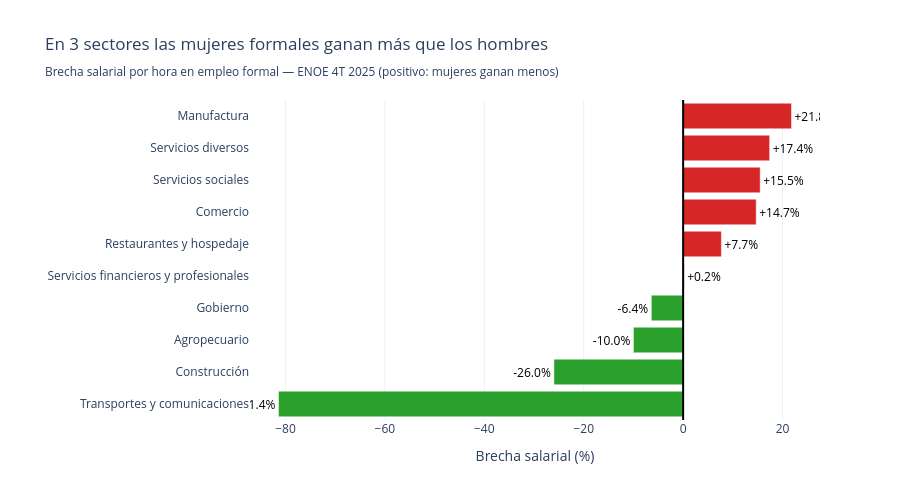

Notebook code cell kept with this figure:
### Markdown cell above
---
## G2 — Brecha salarial por sector (barras divergentes)

**Hallazgo**: en 3 sectores las mujeres ganan MÁS que los hombres. La paradoja del acceso.

### Code cell
d25 = df[df['anio'] == 2025]

# Brecha y feminización por sector
rows = []
for sec in d25['sector'].unique():
    ds = d25[d25['sector'] == sec]
    b = brecha_grupo(ds)
    pob_m = ds[ds['sexo']=='Mujer']['poblacion_ocupada'].sum()
    pob_t = ds['poblacion_ocupada'].sum()
    rows.append({'sector': sec, **b, 'pct_mujeres': round(pob_m/pob_t*100,1), 'poblacion': pob_t})

df_sec = pd.DataFrame(rows).dropna(subset=['brecha'])
# Filtrar outliers extremos (industria extractiva con muestra pequeña)
df_sec = df_sec[df_sec['brecha'].between(-100, 100)]
df_sec = df_sec.sort_values('brecha', ascending=True)

colores = [COLOR_ROJO if v > 0 else COLOR_VERDE for v in df_sec['brecha']]

fig = go.Figure()
fig.add_trace(go.Bar(
    y=df_sec['sector'], x=df_sec['brecha'],
    orientation='h', marker_color=colores,
    text=[f'{v:+.1f}%' for v in df_sec['brecha']],
    textposition='outside', textfont=dict(size=12, color='black'),
    hovertemplate='<b>%{y}</b><br>Brecha: %{x:.1f}%<br>'
                  'Hombres: $%{customdata[0]:.0f}/hr<br>'
                  'Mujeres: $%{customdata[1]:.0f}/hr<br>'
                  'Mujeres en el sector: %{customdata[2]:.0f}%',
    customdata=df_sec[['ih','im','pct_mujeres']].values
))

fig.add_vline(x=0, line_width=2, line_color='black')

fig.update_layout(
    title='En 3 sectores las mujeres formales ganan más que los hombres<br>'
          '<sub>Brecha salarial por hora en empleo formal — ENOE 4T 2025 '
          '(positivo: mujeres ganan menos)</sub>',
    template='plotly_white', height=500,
    xaxis_title='Brecha salarial (%)',
    yaxis_title='',
    margin=dict(l=250)
)

#fig.write_html(RUTA_SALIDA / 'g2_brecha_sector.html', include_plotlyjs='cdn')
fig.show()

### Figure 1 — Plotly figure (JSON) as saved in the notebook; plotly's stock layout.template omitted (floating-point values rounded to 4 significant figures)
{"data": [{"customdata": [[43.75, 79.36, 6.3], [51.78, 65.24, 1.4], [32.86, 36.16, 11.3], [53.92, 57.35, 48.0], [65.15, 65.0, 38.0], [45.51, 42.01, 68.9], [39.82, 33.98, 62.2], [76.81, 64.89, 72.4], [57.6, 47.59, 65.0], [43.51, 34.03, 48.2]], "hovertemplate": "<b>%{y}</b><br>Brecha: %{x:.1f}%<br>Hombres: $%{customdata[0]:.0f}/hr<br>Mujeres: $%{customdata[1]:.0f}/hr<br>Mujeres en el sector: %{customdata[2]:.0f}%", "marker": {"color": ["#2ca02c", "#2ca02c", "#2ca02c", "#2ca02c", "#d62728", "#d62728", "#d62728", "#d62728", "#d62728", "#d62728"]}, "orientation": "h", "text": ["-81.4%", "-26.0%", "-10.0%", "-6.4%", "+0.2%", "+7.7%", "+14.7%", "+15.5%", "+17.4%", "+21.8%"], "textfont": {"color": "black", "size": 12}, "textposition": "outside", "type": "bar", "x": [-81.4, -26.0, -10.0, -6.4, 0.2, 7.7, 14.7, 15.5, 17.4, 21.8], "y": ["Transportes y comunicaciones", "Construcción", "Agropecuario", "Gobierno", "Servicios financieros y profesionales", "Restaurantes y hospedaje", "Comercio", "Servicios sociales", "Servicios diversos", "Manufactura"]}], "layout": {"height": 500, "margin": {"l": 250}, "shapes": [{"line": {"color": "black", "width": 2}, "type": "line", "x0": 0, "x1": 0, "xref": "x", "y0": 0, "y1": 1, "yref": "y domain"}], "title": {"text": "En 3 sectores las mujeres formales ganan más que los hombres<br><sub>Brecha salarial por hora en empleo formal — ENOE 4T 2025 (positivo: mujeres ganan menos)</sub>"}, "xaxis": {"title": {"text": "Brecha salarial (%)"}}, "yaxis": {"title": {"text": ""}}}}
